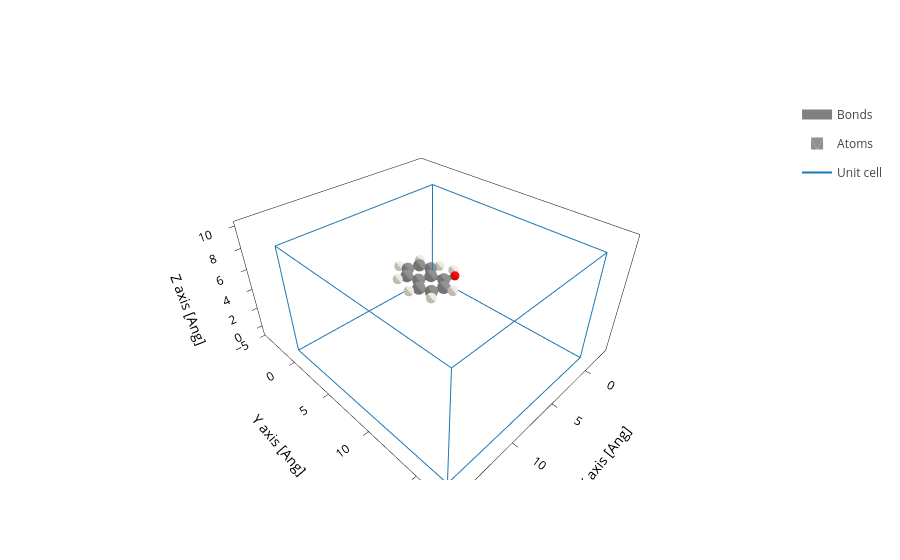

Notebook code cell kept with this figure:
### Markdown cell above
**Import molecule in xyz format and center using sisl**

We can use the center() to find the where is the center now center and simply add a vector to translate the system to the desired place
Documentation on geometry manipulation here:

https://sisl.readthedocs.io/en/latest/api/generated/sisl.Geometry.html

### Code cell
system=Geometry.read("molecule.xyz")
system.plot()

### Figure 1 — Plotly figure (JSON) as saved in the notebook; plotly's stock layout.template omitted (floating-point values rounded to 4 significant figures; data arrays with more than 128 entries replaced by an {"elided": "..."} marker saying what was removed)
{"data": [{"line": {"color": "gray", "width": 10}, "meta": {}, "mode": "lines", "name": "Bonds", "opacity": 1, "type": "scatter3d", "x": {"elided": "420 float values"}, "y": {"elided": "420 float values"}, "z": {"elided": "420 float values"}}, {"alphahull": 0, "color": "#909090", "hovertemplate": "%{meta.position}", "legendgroup": "Atoms", "meta": {"meta": {"Atoms_i": 0}, "position": "(-0.36, 1.29, -0.00)"}, "name": "Atoms", "opacity": 1, "showlegend": true, "showscale": false, "type": "mesh3d", "x": {"elided": "225 float values"}, "y": {"elided": "225 float values"}, "z": {"elided": "225 float values"}}, {"alphahull": 0, "color": "#909090", "hovertemplate": "%{meta.position}", "legendgroup": "Atoms", "meta": {"meta": {"Atoms_i": 1}, "position": "(0.65, 2.26, -0.00)"}, "name": "Atoms", "opacity": 1, "showlegend": false, "showscale": false, "type": "mesh3d", "x": {"elided": "225 float values"}, "y": {"elided": "225 float values"}, "z": {"elided": "225 float values"}}, {"alphahull": 0, "color": "#909090", "hovertemplate": "%{meta.position}", "legendgroup": "Atoms", "meta": {"meta": {"Atoms_i": 2}, "position": "(2.05, 1.90, 0.01)"}, "name": "Atoms", "opacity": 1, "showlegend": false, "showscale": false, "type": "mesh3d", "x": {"elided": "225 float values"}, "y": {"elided": "225 float values"}, "z": {"elided": "225 float values"}}, {"alphahull": 0, "color": "#909090", "hovertemplate": "%{meta.position}", "legendgroup": "Atoms", "meta": {"meta": {"Atoms_i": 3}, "position": "(2.52, 0.59, 0.01)"}, "name": "Atoms", "opacity": 1, "showlegend": false, "showscale": false, "type": "mesh3d", "x": {"elided": "225 float values"}, "y": {"elided": "225 float values"}, "z": {"elided": "225 float values"}}, {"alphahull": 0, "color": "#909090", "hovertemplate": "%{meta.position}", "legendgroup": "Atoms", "meta": {"meta": {"Atoms_i": 4}, "position": "(1.85, -1.91, -0.01)"}, "name": "Atoms", "opacity": 1, "showlegend": false, "showscale": false, "type": "mesh3d", "x": {"elided": "225 float values"}, "y": {"elided": "225 float values"}, "z": {"elided": "225 float values"}}, {"alphahull": 0, "color": "#909090", "hovertemplate": "%{meta.position}", "legendgroup": "Atoms", "meta": {"meta": {"Atoms_i": 5}, "position": "(0.86, -2.86, -0.02)"}, "name": "Atoms", "opacity": 1, "showlegend": false, "showscale": false, "type": "mesh3d", "x": {"elided": "225 float values"}, "y": {"elided": "225 float values"}, "z": {"elided": "225 float values"}}, {"alphahull": 0, "color": "#909090", "hovertemplate": "%{meta.position}", "legendgroup": "Atoms", "meta": {"meta": {"Atoms_i": 6}, "position": "(-0.52, -2.50, -0.01)"}, "name": "Atoms", "opacity": 1, "showlegend": false, "showscale": false, "type": "mesh3d", "x": {"elided": "225 float values"}, "y": {"elided": "225 float values"}, "z": {"elided": "225 float values"}}, {"alphahull": 0, "color": "#909090", "hovertemplate": "%{meta.position}", "legendgroup": "Atoms", "meta": {"meta": {"Atoms_i": 7}, "position": "(-0.93, -1.18, -0.01)"}, "name": "Atoms", "opacity": 1, "showlegend": false, "showscale": false, "type": "mesh3d", "x": {"elided": "225 float values"}, "y": {"elided": "225 float values"}, "z": {"elided": "225 float values"}}, {"alphahull": 0, "color": "#909090", "hovertemplate": "%{meta.position}", "legendgroup": "Atoms", "meta": {"meta": {"Atoms_i": 8}, "position": "(0.06, -0.15, -0.00)"}, "name": "Atoms", "opacity": 1, "showlegend": false, "showscale": false, "type": "mesh3d", "x": {"elided": "225 float values"}, "y": {"elided": "225 float values"}, "z": {"elided": "225 float values"}}, {"alphahull": 0, "color": "#909090", "hovertemplate": "%{meta.position}", "legendgroup": "Atoms", "meta": {"meta": {"Atoms_i": 9}, "position": "(1.53, -0.47, -0.00)"}, "name": "Atoms", "opacity": 1, "showlegend": false, "showscale": false, "type": "mesh3d", "x": {"elided": "225 float values"}, "y": {"elided": "225 float values"}, "z": {"elided": "225 float values"}}, {"alphahull": 0, "color": "#FF0D0D", "hovertemplate": "%{meta.position}", "legendgroup": "Atoms", "meta": {"meta": {"Atoms_i": 10}, "position": "(-1.70, 1.63, -0.00)"}, "name": "Atoms", "opacity": 1, "showlegend": false, "showscale": false, "type": "mesh3d", "x": {"elided": "225 float values"}, "y": {"elided": "225 float values"}, "z": {"elided": "225 float values"}}, {"alphahull": 0, "color": "#EDEADE", "hovertemplate": "%{meta.position}", "legendgroup": "Atoms", "meta": {"meta": {"Atoms_i": 11}, "position": "(0.43, 3.32, -0.01)"}, "name": "Atoms", "opacity": 1, "showlegend": false, "showscale": false, "type": "mesh3d", "x": {"elided": "225 float values"}, "y": {"elided": "225 float values"}, "z": {"elided": "225 float values"}}, {"alphahull": 0, "color": "#EDEADE", "hovertemplate": "%{meta.position}", "legendgroup": "Atoms", "meta": {"meta": {"Atoms_i": 12}, "position": "(2.83, 2.66, 0.01)"}, "name": "Atoms", "opacity": 1, "showlegend": false, "showscale": false, "type": "mesh3d", "x": {"elided": "225 float values"}, "y": {"elided": "225 float values"}, "z": {"elided": "225 float values"}}, {"alphahull": 0, "color": "#EDEADE", "hovertemplate": "%{meta.position}", "legendgroup": "Atoms", "meta": {"meta": {"Atoms_i": 13}, "position": "(3.59, 0.27, 0.03)"}, "name": "Atoms", "opacity": 1, "showlegend": false, "showscale": false, "type": "mesh3d", "x": {"elided": "225 float values"}, "y": {"elided": "225 float values"}, "z": {"elided": "225 float values"}}, {"alphahull": 0, "color": "#EDEADE", "hovertemplate": "%{meta.position}", "legendgroup": "Atoms", "meta": {"meta": {"Atoms_i": 14}, "position": "(-1.95, -0.86, -0.00)"}, "name": "Atoms", "opacity": 1, "showlegend": false, "showscale": false, "type": "mesh3d", "x": {"elided": "225 float values"}, "y": {"elided": "225 float values"}, "z": {"elided": "225 float values"}}, {"alphahull": 0, "color": "#EDEADE", "hovertemplate": "%{meta.position}", "legendgroup": "Atoms", "meta": {"meta": {"Atoms_i": 15}, "position": "(-1.32, -3.27, -0.01)"}, "name": "Atoms", "opacity": 1, "showlegend": false, "showscale": false, "type": "mesh3d", "x": {"elided": "225 float values"}, "y": {"elided": "225 float values"}, "z": {"elided": "225 float values"}}, {"alphahull": 0, "color": "#EDEADE", "hovertemplate": "%{meta.position}", "legendgroup": "Atoms", "meta": {"meta": {"Atoms_i": 16}, "position": "(1.13, -3.93, -0.03)"}, "name": "Atoms", "opacity": 1, "showlegend": false, "showscale": false, "type": "mesh3d", "x": {"elided": "225 float values"}, "y": {"elided": "225 float values"}, "z": {"elided": "225 float values"}}, {"alphahull": 0, "color": "#EDEADE", "hovertemplate": "%{meta.position}", "legendgroup": "Atoms", "meta": {"meta": {"Atoms_i": 17}, "position": "(2.93, -2.14, -0.01)"}, "name": "Atoms", "opacity": 1, "showlegend": false, "showscale": false, "type": "mesh3d", "x": {"elided": "225 float values"}, "y": {"elided": "225 float values"}, "z": {"elided": "225 float values"}}, {"alphahull": 0, "color": "#EDEADE", "hovertemplate": "%{meta.position}", "legendgroup": "Atoms", "meta": {"meta": {"Atoms_i": 18}, "position": "(-2.37, 0.76, -0.00)"}, "name": "Atoms", "opacity": 1, "showlegend": false, "showscale": false, "type": "mesh3d", "x": {"elided": "225 float values"}, "y": {"elided": "225 float values"}, "z": {"elided": "225 float values"}}, {"meta": {}, "mode": "lines", "name": "Unit cell", "type": "scatter3d", "x": [0.0, 0.0, 15.97, 15.97, 0.0, 0.0, NaN, 0.0, 0.0, 0.0, 15.97, 15.97, 0.0, NaN, 15.97, 15.97, NaN, 15.97, 15.97], "y": [0.0, 17.25, 17.25, 17.25, 17.25, 17.25, NaN, 17.25, 0.0, 0.0, 0.0, 0.0, 0.0, NaN, 17.25, 0.0, NaN, 17.25, 0.0], "z": [0.0, 0.0, 0.0, 10.06, 10.06, 0.0, NaN, 10.06, 10.06, 0.0, 0.0, 10.06, 10.06, NaN, 0.0, 0.0, NaN, 10.06, 10.06]}], "layout": {"scene": {"aspectmode": "data", "xaxis": {"title": {"text": "X axis [Ang]"}}, "yaxis": {"title": {"text": "Y axis [Ang]"}}, "zaxis": {"title": {"text": "Z axis [Ang]"}}}, "xaxis": {"scaleanchor": "y", "scaleratio": 1, "title": {"text": "X axis [Ang]"}}, "yaxis": {"title": {"text": "Y axis [Ang]"}}}}
